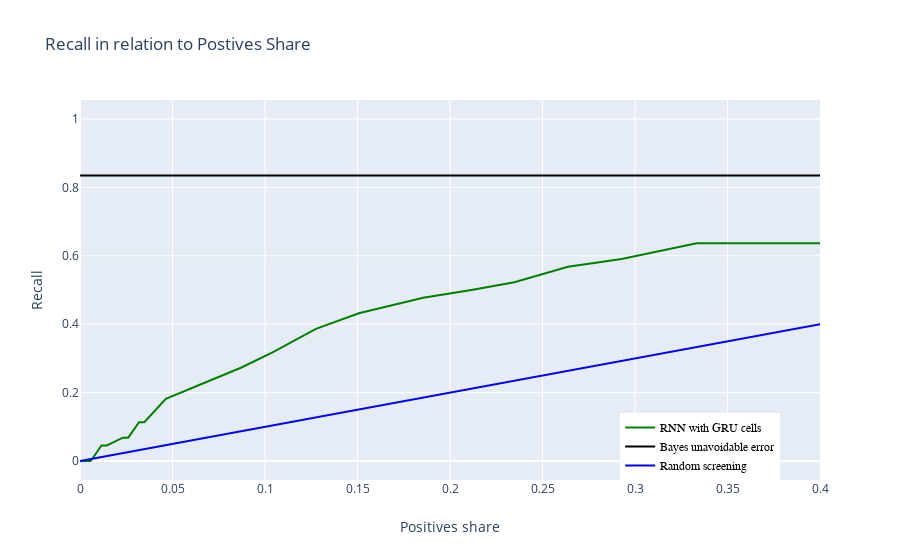

Notebook code cell kept with this figure:
### Markdown cell above
## Best model characteristic

### Code cell
trace0=go.Scatter(
            y=gru_pr_test.recall,
            x=gru_pr_test.positives_share,
            mode='lines',
            marker=dict(
            color="green",
            size=5,
            opacity=0.5
            ),
            name="RNN with GRU cells"
        )

    trace1=go.Scatter(
            y=np.ones(gru_pr_test.positives_share.shape)*0.835,
            x=gru_pr_test.positives_share,
            mode='lines',
            marker=dict(
            color="black",
            size=5,
            opacity=0.5
            ),
            name="Bayes unavoidable error"
        )

    trace2=go.Scatter(
            y=gru_pr_test.positives_share,
            x=gru_pr_test.positives_share,
            mode='lines',
            marker=dict(
            color="blue",
            size=5,
            opacity=0.5
            ),
            name="Random screening"
        )

    



    data=[trace0, trace1,trace2]
    figure=go.Figure(
        data=data,
        layout=go.Layout(
            title="Recall in relation to Postives Share",
            yaxis=dict(title="Recall"),
            xaxis=dict(title="Positives share", range=[0,0.4]),
            legend=dict(
                x=0.73,
                y=0,
                traceorder="normal",
                font=dict(
                    family="sans-serif",
                    size=12,
                    color="black"
                ),
            bgcolor=None


        )))
    iplot(figure)

### Figure 1 — Plotly figure (JSON) as saved in the notebook; plotly's stock layout.template omitted (floating-point values rounded to 4 significant figures)
{"data": [{"marker": {"color": "green", "opacity": 0.5, "size": 5}, "mode": "lines", "name": "RNN with GRU cells", "type": "scatter", "x": [1, 1, 1, 1, 0.9971, 0.8957, 0.6464, 0.542, 0.4899, 0.4638, 0.4087, 0.3768, 0.3536, 0.3333, 0.2928, 0.2638, 0.2348, 0.2116, 0.1855, 0.1507, 0.1275, 0.1043, 0.08696, 0.06667, 0.04638, 0.03478, 0.03188, 0.02609, 0.02319, 0.01449, 0.01159, 0.008696, 0.008696, 0.008696, 0.008696, 0.005797, 0.005797, 0.005797, 0.005797, 0.002899, 0.002899, 0.002899, 0.002899, 0.002899, 0.002899, 0.002899, 0, 0, 0, 0, 0, 0, 0, 0, 0, 0, 0, 0, 0, 0, 0, 0, 0, 0, 0, 0, 0, 0, 0, 0, 0, 0, 0, 0, 0, 0, 0, 0, 0, 0, 0, 0, 0, 0, 0, 0, 0, 0, 0, 0, 0, 0, 0, 0, 0, 0, 0, 0, 0, 0], "y": [1, 1, 1, 1, 1, 0.9545, 0.8409, 0.7955, 0.7273, 0.6818, 0.6364, 0.6364, 0.6364, 0.6364, 0.5909, 0.5682, 0.5227, 0.5, 0.4773, 0.4318, 0.3864, 0.3182, 0.2727, 0.2273, 0.1818, 0.1136, 0.1136, 0.06818, 0.06818, 0.04545, 0.04545, 0.02273, 0.02273, 0.02273, 0.02273, 0, 0, 0, 0, 0, 0, 0, 0, 0, 0, 0, 0, 0, 0, 0, 0, 0, 0, 0, 0, 0, 0, 0, 0, 0, 0, 0, 0, 0, 0, 0, 0, 0, 0, 0, 0, 0, 0, 0, 0, 0, 0, 0, 0, 0, 0, 0, 0, 0, 0, 0, 0, 0, 0, 0, 0, 0, 0, 0, 0, 0, 0, 0, 0, 0]}, {"marker": {"color": "black", "opacity": 0.5, "size": 5}, "mode": "lines", "name": "Bayes unavoidable error", "type": "scatter", "x": [1, 1, 1, 1, 0.9971, 0.8957, 0.6464, 0.542, 0.4899, 0.4638, 0.4087, 0.3768, 0.3536, 0.3333, 0.2928, 0.2638, 0.2348, 0.2116, 0.1855, 0.1507, 0.1275, 0.1043, 0.08696, 0.06667, 0.04638, 0.03478, 0.03188, 0.02609, 0.02319, 0.01449, 0.01159, 0.008696, 0.008696, 0.008696, 0.008696, 0.005797, 0.005797, 0.005797, 0.005797, 0.002899, 0.002899, 0.002899, 0.002899, 0.002899, 0.002899, 0.002899, 0, 0, 0, 0, 0, 0, 0, 0, 0, 0, 0, 0, 0, 0, 0, 0, 0, 0, 0, 0, 0, 0, 0, 0, 0, 0, 0, 0, 0, 0, 0, 0, 0, 0, 0, 0, 0, 0, 0, 0, 0, 0, 0, 0, 0, 0, 0, 0, 0, 0, 0, 0, 0, 0], "y": [0.835, 0.835, 0.835, 0.835, 0.835, 0.835, 0.835, 0.835, 0.835, 0.835, 0.835, 0.835, 0.835, 0.835, 0.835, 0.835, 0.835, 0.835, 0.835, 0.835, 0.835, 0.835, 0.835, 0.835, 0.835, 0.835, 0.835, 0.835, 0.835, 0.835, 0.835, 0.835, 0.835, 0.835, 0.835, 0.835, 0.835, 0.835, 0.835, 0.835, 0.835, 0.835, 0.835, 0.835, 0.835, 0.835, 0.835, 0.835, 0.835, 0.835, 0.835, 0.835, 0.835, 0.835, 0.835, 0.835, 0.835, 0.835, 0.835, 0.835, 0.835, 0.835, 0.835, 0.835, 0.835, 0.835, 0.835, 0.835, 0.835, 0.835, 0.835, 0.835, 0.835, 0.835, 0.835, 0.835, 0.835, 0.835, 0.835, 0.835, 0.835, 0.835, 0.835, 0.835, 0.835, 0.835, 0.835, 0.835, 0.835, 0.835, 0.835, 0.835, 0.835, 0.835, 0.835, 0.835, 0.835, 0.835, 0.835, 0.835]}, {"marker": {"color": "blue", "opacity": 0.5, "size": 5}, "mode": "lines", "name": "Random screening", "type": "scatter", "x": [1, 1, 1, 1, 0.9971, 0.8957, 0.6464, 0.542, 0.4899, 0.4638, 0.4087, 0.3768, 0.3536, 0.3333, 0.2928, 0.2638, 0.2348, 0.2116, 0.1855, 0.1507, 0.1275, 0.1043, 0.08696, 0.06667, 0.04638, 0.03478, 0.03188, 0.02609, 0.02319, 0.01449, 0.01159, 0.008696, 0.008696, 0.008696, 0.008696, 0.005797, 0.005797, 0.005797, 0.005797, 0.002899, 0.002899, 0.002899, 0.002899, 0.002899, 0.002899, 0.002899, 0, 0, 0, 0, 0, 0, 0, 0, 0, 0, 0, 0, 0, 0, 0, 0, 0, 0, 0, 0, 0, 0, 0, 0, 0, 0, 0, 0, 0, 0, 0, 0, 0, 0, 0, 0, 0, 0, 0, 0, 0, 0, 0, 0, 0, 0, 0, 0, 0, 0, 0, 0, 0, 0], "y": [1, 1, 1, 1, 0.9971, 0.8957, 0.6464, 0.542, 0.4899, 0.4638, 0.4087, 0.3768, 0.3536, 0.3333, 0.2928, 0.2638, 0.2348, 0.2116, 0.1855, 0.1507, 0.1275, 0.1043, 0.08696, 0.06667, 0.04638, 0.03478, 0.03188, 0.02609, 0.02319, 0.01449, 0.01159, 0.008696, 0.008696, 0.008696, 0.008696, 0.005797, 0.005797, 0.005797, 0.005797, 0.002899, 0.002899, 0.002899, 0.002899, 0.002899, 0.002899, 0.002899, 0, 0, 0, 0, 0, 0, 0, 0, 0, 0, 0, 0, 0, 0, 0, 0, 0, 0, 0, 0, 0, 0, 0, 0, 0, 0, 0, 0, 0, 0, 0, 0, 0, 0, 0, 0, 0, 0, 0, 0, 0, 0, 0, 0, 0, 0, 0, 0, 0, 0, 0, 0, 0, 0]}], "layout": {"legend": {"font": {"color": "black", "family": "sans-serif", "size": 12}, "traceorder": "normal", "x": 0.73, "y": 0}, "title": {"text": "Recall in relation to Postives Share"}, "xaxis": {"range": [0, 0.4], "title": {"text": "Positives share"}}, "yaxis": {"title": {"text": "Recall"}}}}
